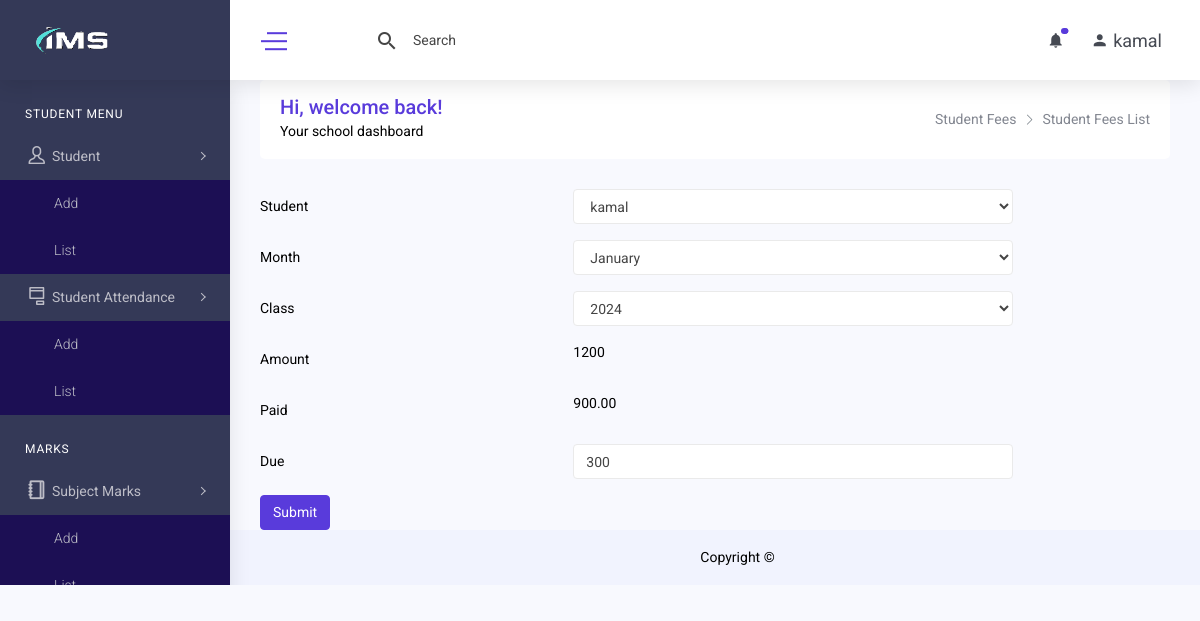
Screenshot of /student_fees_edit.php?id=1 (signed in) with the database file from the repository.
### tables this page shows
CREATE TABLE `student_fees` (
  `id` int(11) NOT NULL,
  `student_id` varchar(255) DEFAULT NULL,
  `session_id` int(11) DEFAULT NULL,
  `class_id` int(11) DEFAULT NULL,
  `group_id` int(11) DEFAULT NULL,
  `amount` decimal(10,2) DEFAULT NULL,
  `total_amount` int(11) NOT NULL,
  `discount` decimal(10,2) DEFAULT NULL,
  `pay` decimal(10,2) NOT NULL DEFAULT 0.00,
  `fees_month` int(11) DEFAULT NULL,
  `fees_year` year(4) DEFAULT NULL,
  `created_at` datetime DEFAULT NULL,
  `created_by` int(11) DEFAULT NULL,
  `updated_at` datetime DEFAULT NULL,
  `updated_by` int(11) DEFAULT NULL,
  `deleted_at` datetime DEFAULT NULL
);

CREATE TABLE `student` (
  `id` int(11) NOT NULL,
  `name` varchar(255) DEFAULT NULL,
  `father_name` varchar(255) DEFAULT NULL,
  `mother_name` varchar(255) DEFAULT NULL,
  `email` varchar(255) DEFAULT NULL,
  `contact` varchar(255) DEFAULT NULL,
  `photo` varchar(255) DEFAULT NULL,
  `username` varchar(255) DEFAULT NULL,
  `password` varchar(255) DEFAULT NULL,
  `created_at` datetime DEFAULT NULL,
  `created_by` int(11) DEFAULT NULL,
  `updated_at` datetime DEFAULT NULL,
  `updated_by` int(11) DEFAULT NULL,
  `deleted_at` datetime DEFAULT NULL
);

### class/crud.php (called while the page is built, shortened)
<?php
    class crud{
        private $host='localhost';
        private $connection;
        public function __construct($user,$password,$database){
            $this->user=$user;
            $this->password=$password;
            $this->database=$database;
            $this->connection=new mysqli($this->host,$this->user,$this->password,$this->database);
        }
        public function common_select($table,$fields='*',$condition=false,$sort_field=false,$sort='ASC'){
            $result=array();
            $error=false;
            $sql="select $fields from $table where deleted_at is null ";
            $rs=$this->connection->query($sql);
            if($rs){
                if($rs->num_rows > 0){
                    while($r=$rs->fetch_object()){
                        array_push($result,$r);
                    }
                }
            }else{
                $error=$this->connection->error;
            }
            $return = array('data'=>$result,'error'=>$error);
            return $return;
        }
        public function common_select_single($table,$fields='*',$condition=false,$sort_field=false,$sort='ASC'){
            $result="";
            $error=false;
            $sql="select $fields from $table where deleted_at is null ";
            if(is_array($condition)){
                $sql.=" and ";
                foreach($condition as $k=>$v){
                    $v = $this->connection->real_escape_string($v);
                    $sql.="$k='$v' and ";
                }
                $sql=rtrim($sql,'and ');
            }
            $rs=$this->connection->query($sql);
            if($rs){
                if($rs->num_rows > 0){
                    while($r=$rs->fetch_object()){
                        $result=$r;
                    }
                }
            }else{
                $error=$this->connection->error;
            }
            $return = array('data'=>$result,'error'=>$error);
            return $return;
        }
    }
?>

### include/connection.php (called while the page is built, shortened)
<?php
    include_once('class/crud.php');
    $mysqli=new crud("root","","ims");
?>

### student_fees_edit.php (the view, shortened to what this page needs)
<?php include('include/header.php'); ?>
<?php include('include/sidebar.php'); ?>
<body>
        <div class="content-body">
            <div class="container-fluid">
                <div class="row page-titles mx-0">
                    <div class="col-sm-6 p-md-0">
                        <div class="welcome-text">
                            <h4>Hi, welcome back!</h4>
                            <p class="mb-0">Your school dashboard</p>
                        </div>
                    </div>
                    <div class="col-sm-6 p-md-0 justify-content-sm-end mt-2 mt-sm-0 d-flex">
                        <ol class="breadcrumb">
                            <li class="breadcrumb-item"><a href="student_fees_add.php">Student Fees</a></li>
                            <li class="breadcrumb-item active"><a href="student_fees_list.php">Student Fees List</a></li>
                        </ol>
                    </div>
                </div>
        <?php
            $olddata=array();
            $con['id']=$_GET['id'];
            $result=$mysqli->common_select_single('student_fees','*',$con);
            if($result){
                if($result['data']){
                    $olddata=$result['data'];
                }
            }
       ?>
            <form method="post" action="">
                <div class="form-group row">
                    <label class="col-lg-4 col-form-label" for="student_id">Student</label>
                    <div class="col-lg-6">
                        <select class="form-control" id="student_id" name="student_id" disabled>
                            <?php
                                $result=$mysqli->common_select('student');
                                if($result){
                                    if($result['data']){
                                        foreach($result['data'] as $d){
                            ?>
                            <option value="<?= $d->id ?>" <?= $d->id==$olddata->student_id ? "selected" :"" ?>><?= $d->name ?></option>
                            <?php } } } ?>
                        </select>
                    </div>
                </div>
                <div class="form-group row">
                    <label class="col-lg-4 col-form-label" for="session_id">Month</label>
                    <div class="col-lg-6">
                        <select name="fees_month" id="fees_month" class="form-control" disabled>
                            <?php for($i=1;$i<13;$i++){ ?>
                                <option <?= $olddata->fees_month==date('m',strtotime('01.'.$i.'.2001'))?"selected":"" ?> value='<?= date('m',strtotime('01.'.$i.'.2001'))?>'><?= date('F',strtotime('01.'.$i.'.2001'))?></option>
                            <?php } ?>
                        </select>
                    </div>
                </div>
                <div class="form-group row">
                    <label class="col-lg-4 col-form-label" for="class_id">Class</label>
                    <div class="col-lg-6">
                        <select name="fees_year" id="fees_year" class="form-control" disabled>
                            <?php for($i=2024;$i<= date('Y'); $i++){ ?>
                                <option <?= $olddata->fees_year==$i?"selected":"" ?> value='<?= $i ?>'><?= $i ?></option>
                            <?php } ?>
                        </select>
                    </div>
                </div>
                <div class="form-group row">
                    <label class="col-lg-4 col-form-label" for="amount">Amount</label>
                    <div class="col-lg-6"><?= $olddata->total_amount ?></div>
                </div>
                <div class="form-group row">
                    <label class="col-lg-4 col-form-label" for="discount">Paid</label>
                    <div class="col-lg-6"><?= $olddata->pay ?></div>
                </div>
                <div class="form-group row">
                    <label class="col-lg-4 col-form-label" for="discount">Due</label>
                    <div class="col-lg-6"><input type="text" class="form-control" value="<?= $olddata->total_amount - $olddata->pay ?>" name="pay"></div>
                </div>
                <button type="submit" class="btn btn-primary">Submit</button>
            </form>
            </div>
        </div>
<?php include('include/footer.php') ?>

### rows the page displays
student_fees: student_id "kamal", fees_month "January", fees_year "2024", total_amount "1200", pay "900.00", pay "300"

### other values shown
$_SESSION['username'] "kamal"
